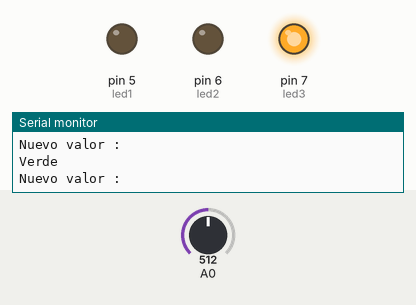
The sketch below on a simulated Arduino Uno, built with avr-gcc and run on an emulated ATmega328P. Parts: output pins drawn as LEDs (lit = HIGH), the last lines printed to the serial monitor. The test bench sets the inputs (shaded band); at power-on: A0 = 512.

Above: at 1.2 s.
1.3 s: A0 set to 480
2.8 s: A0 set to 447
At 4.0 s:
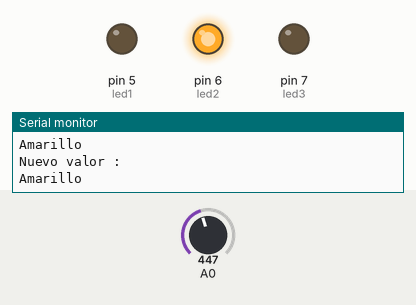
4.3 s: A0 set to 248
7.3 s: A0 set to 220
At 8.5 s:
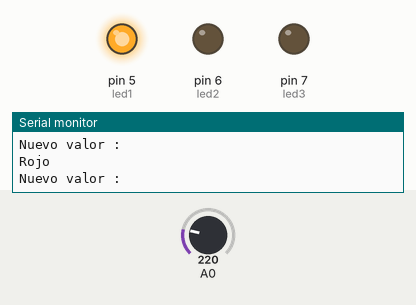
8.8 s: A0 set to 306
At 10.1 s:
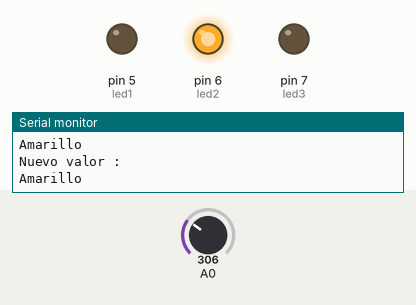
Timing chart, 0 to 11.3 s (numbered marks = the images above; inputs shaded):
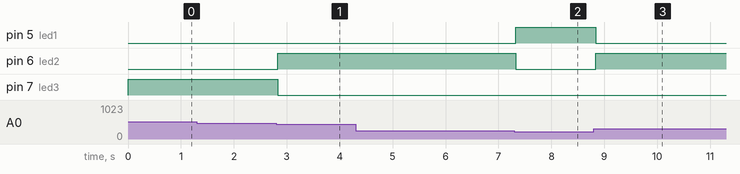

Measured:
- the behaviour switches between 463 and 462 on A0 (found by bisection; images 0 and 1)
- the behaviour switches between 234 and 233 on A0 (found by bisection; images 1 and 2)
- after the input at 2.8 s, pin 6 (led2): LOW → HIGH at once; pin 7 (led3): HIGH → LOW at once
- after the input at 7.3 s, pin 5 (led1): LOW → HIGH at once; pin 6 (led2): HIGH → LOW at once
- after the input at 8.8 s, pin 5 (led1): HIGH → LOW at once; pin 6 (led2): LOW → HIGH at once

The sketch:

_10.-Ejercicio2.ino
```cpp
const int led1=5;
const int led2=6;
const int led3=7;

void setup() {
    Serial.begin(9600);
    pinMode(led1,OUTPUT);
    pinMode(led2,OUTPUT);
    pinMode(led3,OUTPUT);
}

void loop() {
  //El potenciometro a utilizar captura datos que van de 0 a 688.
  //Estos valores sera llevados al intervalo 0 -- 180
  //Para esto utilizaremos la función MAP
  int potenciometro=analogRead(A0);

  int datoConvertido=map(potenciometro,0,688,0,180);
  Serial.println("Nuevo valor :");


  if(datoConvertido>0 && datoConvertido <=60){
      digitalWrite(led1,HIGH);
      digitalWrite(led2,LOW);
      digitalWrite(led3,LOW);
      Serial.println("Rojo");
    }

  if(datoConvertido>60 && datoConvertido <=120){
      digitalWrite(led1,LOW);
      digitalWrite(led2,HIGH);
      digitalWrite(led3,LOW);
      Serial.println("Amarillo");
    }

  if(datoConvertido>120 && datoConvertido <=180){
      digitalWrite(led1,LOW);
      digitalWrite(led2,LOW);
      digitalWrite(led3,HIGH);
      Serial.println("Verde");
    }
}
```
